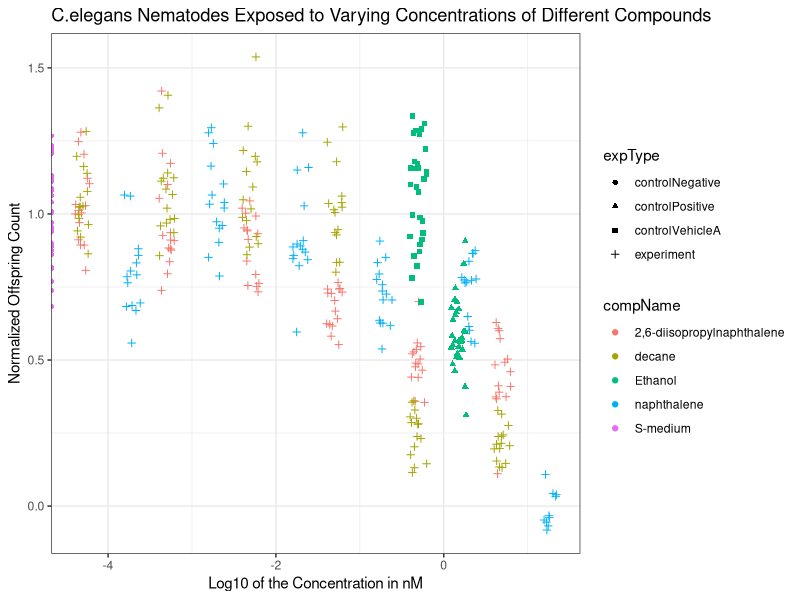

Source code (R):
## ---- chunk 1
library(readxl)
library(ggplot2)
library(tidyverse)
library(dplyr)

flow_tidy <- read_excel("ruwe_data/CE.LIQ.FLOW.062_Tidydata.xlsx")
write.csv(flow_tidy, "flow_tidy.csv", row.names = FALSE)
## ---- chunk 2

# Change compName and expType into factors
flow_tidy$compName <- as.factor(flow_tidy$compName)
flow_tidy$expType <- as.factor(flow_tidy$expType)

# Change compConcentration into numeric column
flow_tidy$compConcentration <- as.numeric(flow_tidy$compConcentration)

# Remove rows with NA in RawData
flow_tidy <- flow_tidy %>%
  filter(!is.na(RawData))

# Mean of controlNegative for normalization of data
control_negative_mean <- mean(flow_tidy$RawData[flow_tidy$expType == "controlNegative"], na.rm = TRUE)

# New column with normalized data (normalized to the controlNegative mean)
flow_tidy <- flow_tidy %>%
  mutate(NormalizedData = RawData / control_negative_mean)

# Take the log10 value of compConcentration for better scale representation
flow_tidy$logConcentration <- log10(flow_tidy$compConcentration)

# Plot the data with jitter to avoid overlapping points and color by compName
flow_tidy_plot <- flow_tidy %>%
  ggplot(aes(x = logConcentration, y = NormalizedData, 
             colour = compName, shape = expType)) +
  geom_jitter(width = 0.1, height = 0.1) + theme_bw() +
  labs(
    title = "C.elegans Nematodes Exposed to Varying Concentrations of Different Compounds", 
    x = "Log10 of the Concentration in nM",
    y = "Normalized Offspring Count"
  )

# Print the plot
print(flow_tidy_plot)

